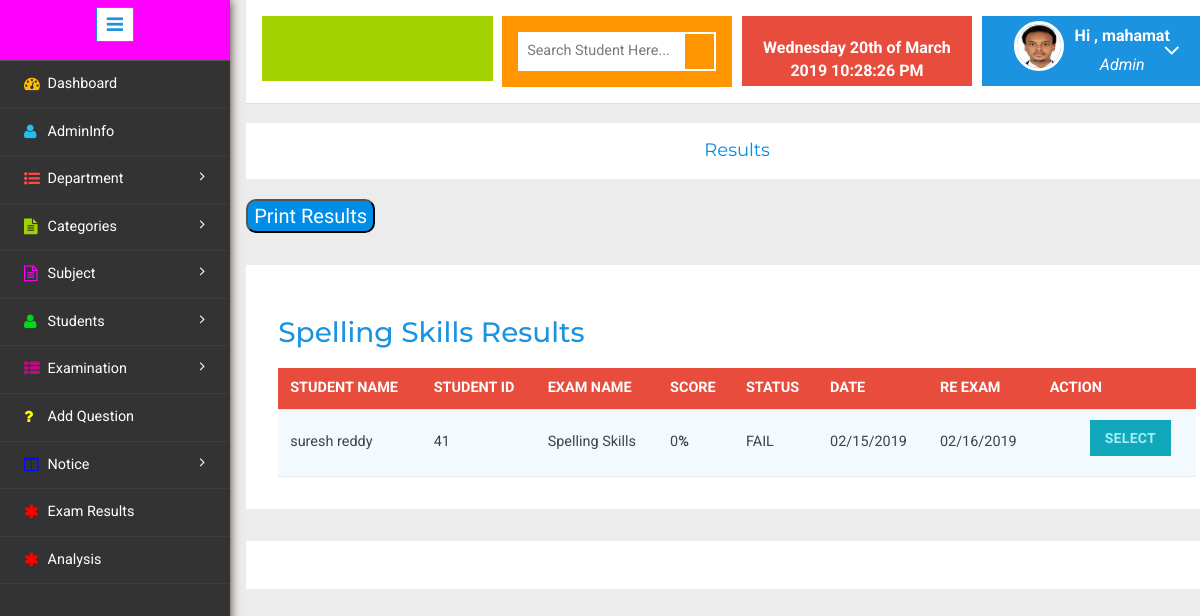
/admin/viewresults.php?eid=18 (signed in), run on an earlier commit of the app's database.
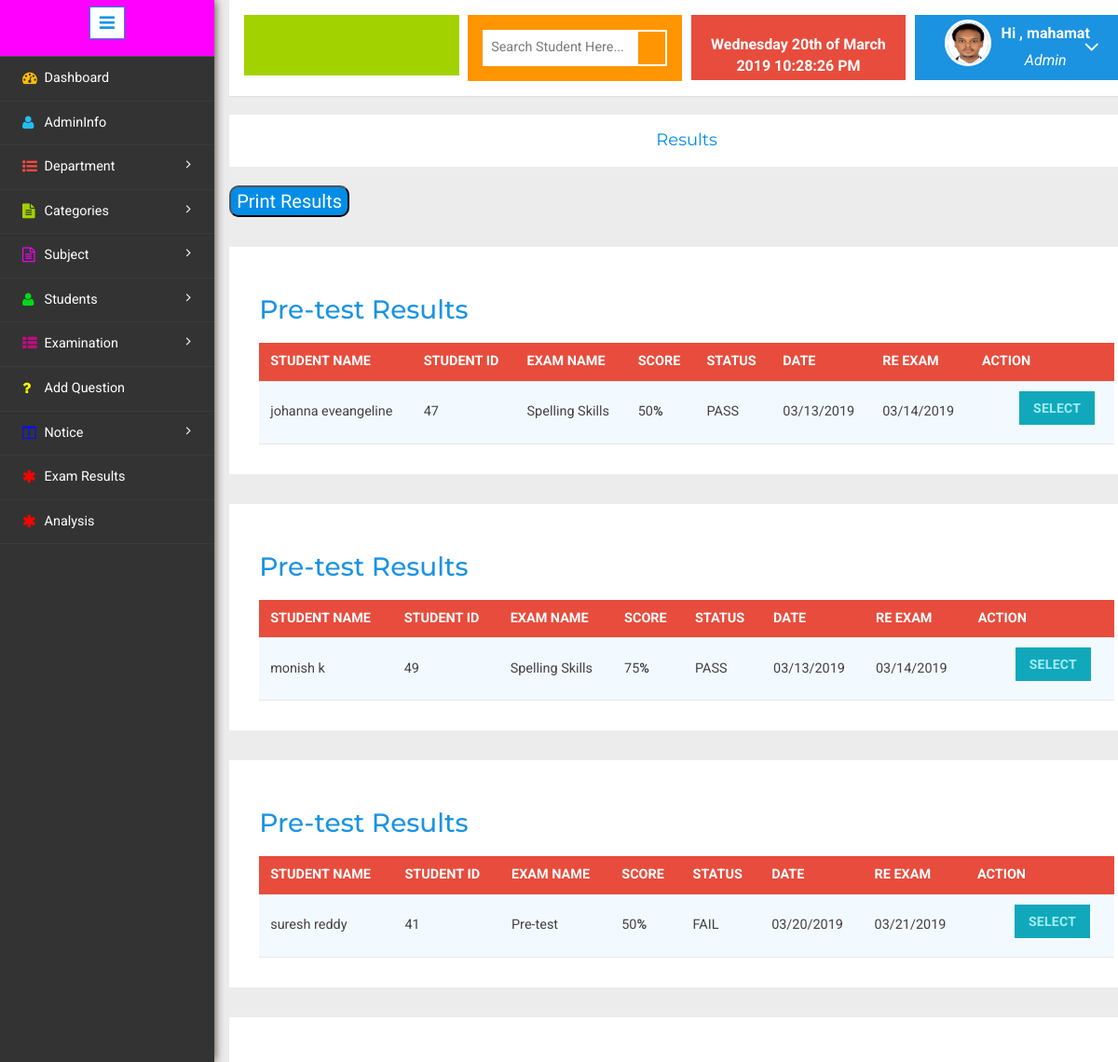
And on a later commit of the database.
### tables this page shows
CREATE TABLE `assesmenttbl` (
  `recordid` int(11) NOT NULL,
  `studid` int(11) NOT NULL,
  `studname` varchar(100) NOT NULL,
  `examname` varchar(100) NOT NULL,
  `examid` int(11) NOT NULL,
  `score` varchar(100) NOT NULL,
  `status` varchar(100) NOT NULL,
  `nextretake` varchar(50) NOT NULL,
  `date` varchar(50) NOT NULL
);

### admin/viewresults.php (the view, shortened to what this page needs)
<!DOCTYPE HTML>
<html>
<head>
</head>
<body>
<div class="page-container">
<div class="left-content">
<div class="mother-grid-inner">
<?php
if($_SESSION["userid"]==true)
{
include("header.php");
if (isset($_GET['eid'])) {
$exam_id = $_GET['eid'];
$sql = "SELECT * FROM assesmenttbl WHERE examid = '$exam_id'";
$result = mysql_query($sql);
if (mysql_num_rows($result) > 0) {
    while($row = mysql_fetch_assoc($result)) {
    $exam_name = $row['examname'];
    }
} else {
}
}else{
header("location:./");
}
?>
<ol class="breadcrumb">
	                  <center><li class="breadcrumb-item"><h4><a href="">Results </a></h4></li></center>
            </ol>
<button class="me" href="" onclick="printPageArea('printme')" >Print Results</button>
<?php
$sql="SELECT * FROM assesmenttbl WHERE examid = '$exam_id'";
$result = mysql_query($sql);
 while($rows=mysql_fetch_assoc($result))
{
	extract($rows);
	?>
<div id="printme">
<div class="agile-grids">
<div class="agile-tables">
<div class="w3l-table-info">
<h3><?php echo $exam_name; ?> Results</h3>
<table width="100%" id="table">
<thead>
<tr>
		   <th align="left">Student Name</th>
		   <th align="left">Student ID</th>
		   <th align="left">Exam Name</th>
           <th align="left">Score</th>
           <th align="left">Status</th>
		   <th align="left">Date</th>
		   <th align="left">RE Exam</th>
           <th align="left">Action</th>
</tr>
</thead>
<tbody>
    <tr>
    <td><?php echo $rows['studname'];?></td>
    <td><?php echo $rows['studid'];?></td>
    <td><?php echo $rows['examname'];?></td>
    <td><?php echo $rows['score'];?><b>%</b></td>
	<td><?php echo $rows['status'];?></td>
	<td><?php echo $rows['date'];?></td>
	<td><?php echo $rows['nextretake'];?></td>
	<td>
	</div>
    <ul  style="list-style: none;" >
          <li class="dropdown ">
		      <button href="#" class="dropdown-toggle btn bg-primary" data-toggle="dropdown" aria-expanded="false">
			       select
		      </button>
	      </li>
	</ul>
</div>
</div>
</div>
	<?php }?>
<?php include("footer.php"); ?>
	<?php include("sidebar.php"); ?>
	<?php }
else
	header('location:login.php');
?>
</body>
</html>

What changed in the data, as far as the page shows it:
removed assesmenttbl: examname "Spelling Skills", studname "suresh reddy", studid "41", score "0", status "FAIL", date "02/15/2019", nextretake "02/16/2019"
added assesmenttbl: studname "johanna eveangeline", studid "47", examname "Spelling Skills", score "50", status "PASS", date "03/13/2019", nextretake "03/14/2019"
added assesmenttbl: examname "Pre-test", studname "suresh reddy", studid "41", score "50", status "FAIL", date "03/20/2019", nextretake "03/21/2019"
added assesmenttbl: studname "monish k", studid "49", examname "Spelling Skills", score "75", status "PASS", date "03/13/2019", nextretake "03/14/2019"
